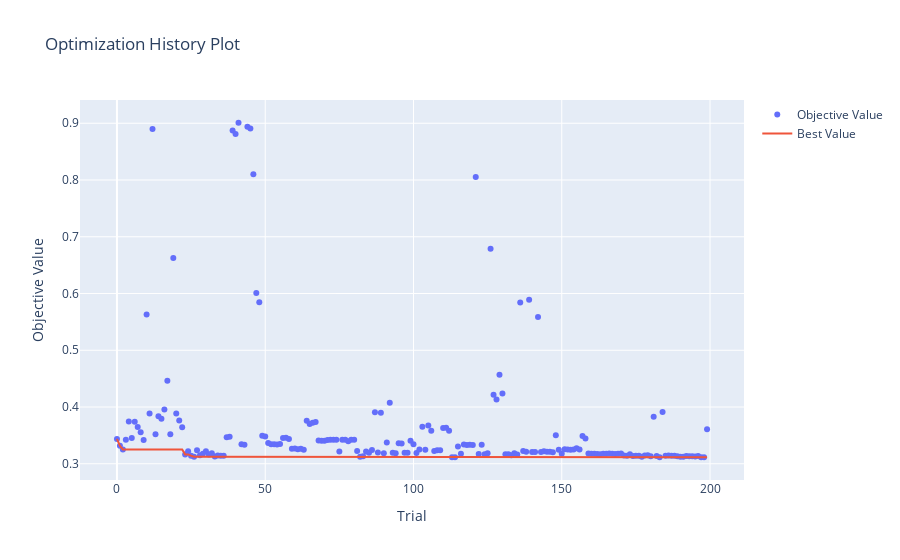

The code cell stored with this chart in its notebook:
### Code cell
from sklearn.svm import SVR


def get_svr_parameters(trial: Trial) -> dict[str, int | float | str]:
    return {
        "C": trial.suggest_float("C", 1, 1e2),
        "epsilon": trial.suggest_float("epsilon", 1e-3, 1),
        "kernel": trial.suggest_categorical("kernel", ["linear", "poly", "rbf"]),
    }


model_parameters[SVR] = get_svr_parameters

run_study(SVR, X_final, y, kfold, n_trials=200)

### Figure 1 — Plotly figure (JSON) as saved in the notebook; plotly's stock layout.template omitted (floating-point values rounded to 4 significant figures; data arrays with more than 128 entries replaced by an {"elided": "..."} marker saying what was removed)
{"data": [{"mode": "markers", "name": "Objective Value", "type": "scatter", "x": {"elided": "200 int values"}, "y": {"elided": "200 float values"}}, {"mode": "lines", "name": "Best Value", "type": "scatter", "x": {"elided": "200 int values"}, "y": {"elided": "200 float values"}}, {"marker": {"color": "#cccccc"}, "mode": "markers", "name": "Infeasible Trial", "showlegend": false, "type": "scatter", "x": [], "y": []}], "layout": {"title": {"text": "Optimization History Plot"}, "xaxis": {"title": {"text": "Trial"}}, "yaxis": {"title": {"text": "Objective Value"}}}}
